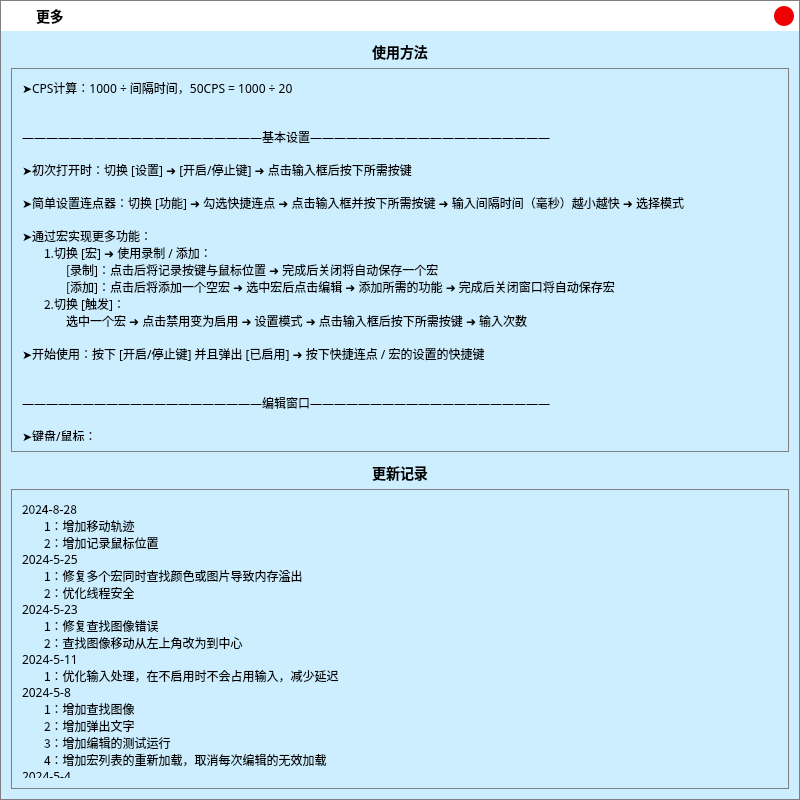
<?xml version="1.0" encoding="UTF-8"?>
<ui version="4.0">
 <class>MoreUiClass</class>
 <widget class="QDialog" name="MoreUiClass">
  <property name="geometry">
   <rect>
    <x>0</x>
    <y>0</y>
    <width>800</width>
    <height>800</height>
   </rect>
  </property>
  <property name="minimumSize">
   <size>
    <width>800</width>
    <height>500</height>
   </size>
  </property>
  <property name="maximumSize">
   <size>
    <width>800</width>
    <height>800</height>
   </size>
  </property>
  <property name="windowTitle">
   <string>更多信息</string>
  </property>
  <property name="windowIcon">
   <iconset resource="../.res/QuickInput.qrc">
    <normaloff>:/icon.png</normaloff>:/icon.png</iconset>
  </property>
  <property name="styleSheet">
   <string notr="true">*{color:black;border:none;outline:none;font-size:12px;font-family:&quot;Microsoft YaHei&quot;}QMainWindow,QDialog{border:1px solid gray}#titleWidget{background-color:white}#titleWidget *{font-size:14px}#titleWidget QPushButton,#titleWidget QCheckBox::indicator{background-color:#CCC;width:20px;height:20px;border-radius:10px}#titleWidget QCheckBox::indicator:checked{image:url(:/checked.png)}#clientWidget{background-color:#CEF}QMenu,#clientWidget QLineEdit,#clientWidget QTextEdit,#clientWidget QKeyEdit,#clientWidget QCheckBox::indicator,#clientWidget QRadioButton::indicator,#clientWidget QHeaderView,#clientWidget QHeaderView::section,#clientWidget QTableWidget,#clientWidget QTableWidget QTableCornerButton::section,#clientWidget QComboBox,#clientWidget QComboBox QAbstractItemView{background-color:white;color:black}#clientWidget QPushButton,#clientWidget QTabBar::tab,#clientWidget QTabBar::tab:first,#clientWidget QTabBar::tab:last{background-color:#ADE;color:black}#clientWidget QCheckBox::indicator,#clientWidget QRadioButton::indicator{width:20px;height:20px}#clientWidget QComboBox{padding-left:3px}QMenu::item:selected,#clientWidget QPushButton:hover,#clientWidget QCheckBox::indicator:hover,#clientWidget QRadioButton::indicator:hover,#clientWidget QTableWidget::item:hover,#clientWidget QTabBar::tab:hover,#clientWidget QTabBar::tab:first:hover,#clientWidget QTabBar::tab:last:hover{background-color:#BEF;color:black}#clientWidget QTableWidget::item:selected{background-color:#CEF;color:black}#clientWidget QTabBar::tab:selected,#clientWidget QTabBar::tab:first:selected,#clientWidget QTabBar::tab:last:selected{background-color:#CEF;color:black}#clientWidget QCheckBox::indicator:checked,#clientWidget QRadioButton::indicator:checked{image:url(:/checked.png)}#clientWidget QPushButton:disabled,#clientWidget QCheckBox:disabled,#clientWidget QRadioButton:disabled{color:gray}#clientWidget #bnWndActive,#clientWidget #bnPos,#clientWidget #bnColorRect,#clientWidget #bnImageRect,#clientWidget #bnImageShot{background-color:white}</string>
  </property>
  <layout class="QVBoxLayout" name="verticalLayout_4">
   <property name="spacing">
    <number>0</number>
   </property>
   <property name="leftMargin">
    <number>1</number>
   </property>
   <property name="topMargin">
    <number>1</number>
   </property>
   <property name="rightMargin">
    <number>1</number>
   </property>
   <property name="bottomMargin">
    <number>1</number>
   </property>
   <item>
    <widget class="QWidget" name="titleWidget" native="true">
     <property name="minimumSize">
      <size>
       <width>0</width>
       <height>30</height>
      </size>
     </property>
     <property name="maximumSize">
      <size>
       <width>16777215</width>
       <height>30</height>
      </size>
     </property>
     <layout class="QHBoxLayout" name="horizontalLayout">
      <property name="spacing">
       <number>10</number>
      </property>
      <property name="leftMargin">
       <number>5</number>
      </property>
      <property name="topMargin">
       <number>5</number>
      </property>
      <property name="rightMargin">
       <number>5</number>
      </property>
      <property name="bottomMargin">
       <number>5</number>
      </property>
      <item>
       <widget class="QLabel" name="lbIcon">
        <property name="sizePolicy">
         <sizepolicy hsizetype="Fixed" vsizetype="Fixed">
          <horstretch>0</horstretch>
          <verstretch>0</verstretch>
         </sizepolicy>
        </property>
        <property name="minimumSize">
         <size>
          <width>20</width>
          <height>20</height>
         </size>
        </property>
        <property name="mouseTracking">
         <bool>true</bool>
        </property>
        <property name="styleSheet">
         <string notr="true">background:none;border-image:url(:/icon.png);</string>
        </property>
        <property name="text">
         <string/>
        </property>
       </widget>
      </item>
      <item>
       <widget class="QLabel" name="lbTitle">
        <property name="sizePolicy">
         <sizepolicy hsizetype="Preferred" vsizetype="Fixed">
          <horstretch>0</horstretch>
          <verstretch>0</verstretch>
         </sizepolicy>
        </property>
        <property name="maximumSize">
         <size>
          <width>16777215</width>
          <height>20</height>
         </size>
        </property>
        <property name="font">
         <font>
          <family>Microsoft YaHei</family>
          <pointsize>-1</pointsize>
          <weight>75</weight>
          <bold>true</bold>
         </font>
        </property>
        <property name="mouseTracking">
         <bool>true</bool>
        </property>
        <property name="styleSheet">
         <string notr="true">background:none;font-family:&quot;Microsoft YaHei&quot;;
font-size:14px;</string>
        </property>
        <property name="text">
         <string>更多</string>
        </property>
       </widget>
      </item>
      <item>
       <spacer name="titleSpacer">
        <property name="orientation">
         <enum>Qt::Horizontal</enum>
        </property>
        <property name="sizeHint" stdset="0">
         <size>
          <width>0</width>
          <height>0</height>
         </size>
        </property>
       </spacer>
      </item>
      <item>
       <widget class="QPushButton" name="bnClose">
        <property name="sizePolicy">
         <sizepolicy hsizetype="Fixed" vsizetype="Fixed">
          <horstretch>30</horstretch>
          <verstretch>20</verstretch>
         </sizepolicy>
        </property>
        <property name="minimumSize">
         <size>
          <width>20</width>
          <height>20</height>
         </size>
        </property>
        <property name="focusPolicy">
         <enum>Qt::ClickFocus</enum>
        </property>
        <property name="toolTip">
         <string>关闭</string>
        </property>
        <property name="styleSheet">
         <string notr="true">QPushButton{background-color:#E00;width:20px;height:20px;border-radius:10px;}
QPushButton:hover{background-color:#C00;}</string>
        </property>
        <property name="text">
         <string/>
        </property>
       </widget>
      </item>
     </layout>
    </widget>
   </item>
   <item>
    <widget class="QWidget" name="clientWidget" native="true">
     <layout class="QVBoxLayout" name="verticalLayout">
      <property name="spacing">
       <number>0</number>
      </property>
      <property name="leftMargin">
       <number>10</number>
      </property>
      <property name="topMargin">
       <number>10</number>
      </property>
      <property name="rightMargin">
       <number>10</number>
      </property>
      <property name="bottomMargin">
       <number>10</number>
      </property>
      <item>
       <widget class="QLabel" name="lbHowUse">
        <property name="sizePolicy">
         <sizepolicy hsizetype="Preferred" vsizetype="Fixed">
          <horstretch>0</horstretch>
          <verstretch>0</verstretch>
         </sizepolicy>
        </property>
        <property name="font">
         <font>
          <family>Microsoft YaHei</family>
          <pointsize>-1</pointsize>
          <weight>75</weight>
          <bold>true</bold>
         </font>
        </property>
        <property name="styleSheet">
         <string notr="true">padding-bottom:5px;font-size:14px;</string>
        </property>
        <property name="text">
         <string>使用方法</string>
        </property>
        <property name="alignment">
         <set>Qt::AlignCenter</set>
        </property>
       </widget>
      </item>
      <item>
       <widget class="QScrollArea" name="saHowUse">
        <property name="sizePolicy">
         <sizepolicy hsizetype="Preferred" vsizetype="Preferred">
          <horstretch>0</horstretch>
          <verstretch>0</verstretch>
         </sizepolicy>
        </property>
        <property name="styleSheet">
         <string notr="true">QScrollArea{background:transparent;border:1px solid gray;padding:10px}</string>
        </property>
        <property name="verticalScrollBarPolicy">
         <enum>Qt::ScrollBarAlwaysOff</enum>
        </property>
        <property name="horizontalScrollBarPolicy">
         <enum>Qt::ScrollBarAlwaysOff</enum>
        </property>
        <property name="widgetResizable">
         <bool>true</bool>
        </property>
        <widget class="QWidget" name="scrollAreaTip">
         <property name="geometry">
          <rect>
           <x>0</x>
           <y>0</y>
           <width>756</width>
           <height>1530</height>
          </rect>
         </property>
         <property name="styleSheet">
          <string notr="true">QWidget{background:transparent}</string>
         </property>
         <layout class="QVBoxLayout" name="verticalLayout_2">
          <property name="spacing">
           <number>0</number>
          </property>
          <property name="leftMargin">
           <number>0</number>
          </property>
          <property name="topMargin">
           <number>0</number>
          </property>
          <property name="rightMargin">
           <number>0</number>
          </property>
          <property name="bottomMargin">
           <number>0</number>
          </property>
          <item>
           <widget class="QLabel" name="lbHowUseText">
            <property name="sizePolicy">
             <sizepolicy hsizetype="Preferred" vsizetype="Preferred">
              <horstretch>0</horstretch>
              <verstretch>0</verstretch>
             </sizepolicy>
            </property>
            <property name="font">
             <font>
              <family>Microsoft YaHei</family>
              <pointsize>-1</pointsize>
              <weight>50</weight>
              <bold>false</bold>
             </font>
            </property>
            <property name="styleSheet">
             <string notr="true"/>
            </property>
            <property name="text">
             <string>➤CPS计算：1000 ÷ 间隔时间，50CPS = 1000 ÷ 20


————————————————————基本设置————————————————————

➤初次打开时：切换 [设置] ➜ [开启/停止键] ➜ 点击输入框后按下所需按键

➤简单设置连点器：切换 [功能] ➜ 勾选快捷连点 ➜ 点击输入框并按下所需按键 ➜ 输入间隔时间（毫秒）越小越快 ➜ 选择模式

➤通过宏实现更多功能：
ㅤㅤ1.切换 [宏] ➜ 使用录制 / 添加：
ㅤㅤㅤㅤ[录制]：点击后将记录按键与鼠标位置 ➜ 完成后关闭将自动保存一个宏
ㅤㅤㅤㅤ[添加]：点击后将添加一个空宏 ➜ 选中宏后点击编辑 ➜ 添加所需的功能 ➜ 完成后关闭窗口将自动保存宏
ㅤㅤ2.切换 [触发]：
ㅤㅤㅤㅤ选中一个宏 ➜ 点击禁用变为启用 ➜ 设置模式 ➜ 点击输入框后按下所需按键 ➜ 输入次数

➤开始使用：按下 [开启/停止键] 并且弹出 [已启用] ➜ 按下快捷连点 / 宏的设置的快捷键


————————————————————编辑窗口————————————————————

➤键盘/鼠标：
ㅤㅤ1.点击输入框并按下一个键盘或鼠标按键
ㅤㅤ2.选择需要的操作，按下，松开，点击

➤鼠标移动：
ㅤㅤ1.在X，Y输入坐标或距离，X是水平方向，Y是垂直方向
ㅤㅤ1.1在随机输入的范围按照X，Y计算，比如10，10，2：结果是8，8 ~ 12，12（如果需要精准点击则不需要输入）
ㅤㅤ2.勾选位置，鼠标指针将会移动到对应的坐标；X，Y的最大值是10000，点击右侧的[+]可以获取坐标
ㅤㅤ3.勾选移动，鼠标指针将会根据上一次的位置移动一段距离；X，Y按照屏幕分辨率来设置移动距离

➤等待：
ㅤㅤ1.在时长输入所需时长，单位毫秒
ㅤㅤ2.根据所需输入随机，随机按照时长计算，比如10，2：结果是8 ~ 12

➤循环：
ㅤㅤ1.输入循环次数
ㅤㅤ2.添加后再点击一下宏项目，点击编辑，方法和外面一致

➤复制文字
ㅤㅤ1.在编辑框输入所需的文本
ㅤㅤ2.执行后文本将复制到剪贴板，通过Ctrl + V的方式粘贴到对应的位置

➤查找颜色：
ㅤㅤ1.点击范围最右侧的[+]，框选需要查找的范围
ㅤㅤ2.点击颜色最右侧的[  ]，选择需要的颜色
ㅤㅤ3.若识别不到则添加误差，误差越大越容易识别成功
ㅤㅤ4.添加后再点击一下宏项目，点击编辑，方法和外面一致

➤查找图像：
ㅤㅤ1.点击范围最右侧的[+]，框选需要查找的范围
ㅤㅤ2.点击截图[+]，截取目标图像，建议左上角位置在目标内
ㅤㅤ3.若识别不到则减少相似，相似越小越容易识别成功
ㅤㅤ4.添加后再点击一下宏项目，点击编辑，方法和外面一致


—————————————————编辑窗口(窗口模式)——————————————————

➤窗口模式可以在后台时控制窗口，但兼容性较差，如果程序不完全通过窗口消息来控制 或 程序需要验证是否处于前台
ㅤ比如部分游戏可以在游戏中用窗口模式，但切换到其他程序没有效果

➤使用方法
ㅤㅤ1.勾选标题栏左侧的 [窗口模式（后台）] 之后点击右侧的+选择窗口
ㅤㅤ2.鼠标位置，颜色范围会根据窗口来定位
ㅤㅤ3.在执行鼠标点击之前需要添加鼠标位置


————————————————————触发模式————————————————————

➤切换：点击触发键执行宏，再次点击触发键停止

➤按下：按下触发键执行宏，直到完成对应次数或松开

➤松开：松开触发键执行宏，直到完成对应次数或按下


————————————————————其他功能————————————————————

➤窗口控制状态：点击 [+] 并根据提示操作，之后当切换到对应窗口才会启用连点（先用开关键启用连点器）

➤显示当前时间：输入一个按键，之后点击会弹出当前时间


————————————————————常见问题————————————————————

➤不能一直循环，或只能运行一次：
ㅤㅤ在宏编辑界面删除 [循环]（此循环不能让整个宏循环），然后在触发里面的次数输入0（此处控制整个宏的次数）

➤设置了按键连点，但结束连点时按键可能是按下的：
ㅤㅤ在宏编辑界面选择 [结束时] ，添加对应按键的松开</string>
            </property>
            <property name="textFormat">
             <enum>Qt::PlainText</enum>
            </property>
            <property name="alignment">
             <set>Qt::AlignLeading|Qt::AlignLeft|Qt::AlignTop</set>
            </property>
           </widget>
          </item>
         </layout>
        </widget>
       </widget>
      </item>
      <item>
       <widget class="QLabel" name="lbLog">
        <property name="sizePolicy">
         <sizepolicy hsizetype="Preferred" vsizetype="Fixed">
          <horstretch>0</horstretch>
          <verstretch>0</verstretch>
         </sizepolicy>
        </property>
        <property name="font">
         <font>
          <family>Microsoft YaHei</family>
          <pointsize>-1</pointsize>
          <weight>75</weight>
          <bold>true</bold>
         </font>
        </property>
        <property name="styleSheet">
         <string notr="true">padding-top:10px;padding-bottom:5px;font-size:14px;</string>
        </property>
        <property name="text">
         <string>更新记录</string>
        </property>
        <property name="alignment">
         <set>Qt::AlignCenter</set>
        </property>
       </widget>
      </item>
      <item>
       <widget class="QScrollArea" name="saLog">
        <property name="sizePolicy">
         <sizepolicy hsizetype="Preferred" vsizetype="Fixed">
          <horstretch>0</horstretch>
          <verstretch>0</verstretch>
         </sizepolicy>
        </property>
        <property name="maximumSize">
         <size>
          <width>16777215</width>
          <height>300</height>
         </size>
        </property>
        <property name="styleSheet">
         <string notr="true">QScrollArea{background:transparent;border:1px solid gray;padding:10px}</string>
        </property>
        <property name="verticalScrollBarPolicy">
         <enum>Qt::ScrollBarAlwaysOff</enum>
        </property>
        <property name="horizontalScrollBarPolicy">
         <enum>Qt::ScrollBarAlwaysOff</enum>
        </property>
        <property name="widgetResizable">
         <bool>true</bool>
        </property>
        <widget class="QWidget" name="scrollAreaLog">
         <property name="geometry">
          <rect>
           <x>0</x>
           <y>0</y>
           <width>756</width>
           <height>2798</height>
          </rect>
         </property>
         <property name="styleSheet">
          <string notr="true">QWidget{background:transparent}</string>
         </property>
         <layout class="QVBoxLayout" name="verticalLayout_3">
          <property name="spacing">
           <number>0</number>
          </property>
          <property name="leftMargin">
           <number>0</number>
          </property>
          <property name="topMargin">
           <number>0</number>
          </property>
          <property name="rightMargin">
           <number>0</number>
          </property>
          <property name="bottomMargin">
           <number>10</number>
          </property>
          <item>
           <widget class="QLabel" name="lbLogText">
            <property name="sizePolicy">
             <sizepolicy hsizetype="Preferred" vsizetype="Preferred">
              <horstretch>0</horstretch>
              <verstretch>0</verstretch>
             </sizepolicy>
            </property>
            <property name="font">
             <font>
              <family>Microsoft YaHei</family>
              <pointsize>-1</pointsize>
              <weight>50</weight>
              <bold>false</bold>
             </font>
            </property>
            <property name="text">
             <string>2024-8-28
ㅤㅤ1：增加移动轨迹
ㅤㅤ2：增加记录鼠标位置
2024-5-25
ㅤㅤ1：修复多个宏同时查找颜色或图片导致内存溢出
ㅤㅤ2：优化线程安全
2024-5-23
ㅤㅤ1：修复查找图像错误
ㅤㅤ2：查找图像移动从左上角改为到中心
2024-5-11
ㅤㅤ1：优化输入处理，在不启用时不会占用输入，减少延迟
2024-5-8
ㅤㅤ1：增加查找图像
ㅤㅤ2：增加弹出文字
ㅤㅤ3：增加编辑的测试运行
ㅤㅤ4：增加宏列表的重新加载，取消每次编辑的无效加载
2024-5-4
ㅤㅤ1：增加恢复鼠标位置
2024-4-29
ㅤㅤ1：增加主题
2024-4-11
ㅤㅤ1：增加编辑列表的右键菜单
2024-4-7
ㅤㅤ1：UI（选框不清楚是否勾选）
ㅤㅤ2：优化性能
2024-3-23
ㅤㅤ1：增加多选，可用于删除和复制
ㅤㅤ2：增加在临时文件夹运行时自动提示安装
2024-3-14
ㅤㅤ1：修复宏列表为空时无法正常录制
ㅤㅤ2：优化窗口模式，可以通过位置自动查找子窗口
2024-3-7
ㅤㅤ1：增加随机循环
2024-3-6
ㅤㅤ1：增加窗口录制时检测目标窗口是否有效
ㅤㅤ2：增加选择窗口时按ESC取消
2024-2-28
ㅤㅤ1：优化触发判断速度
ㅤㅤ2：修改时保留备注
2024-2-22
ㅤㅤ1：增加结束时执行的宏，可用于在宏结束时松开按键，确保每次结束时按键都是松开的
2024-2-8
ㅤㅤ1：增加按键状态判断，可实现用一个按键控制一个按键的长按切换或组合键判断
2024-1-30
ㅤㅤ1：编辑宏使用Ctrl C，Ctrl V可复制粘贴
2024-1-8
ㅤㅤ1：快捷连点附带随机
2024-1-7
ㅤㅤ1：增加窗口输入（后台）模式
2024-1-3
ㅤㅤ1：优化屏蔽触发键，能屏蔽键盘自动重复输入
ㅤㅤ2：增加任务栏右键菜单
2023-12-31
ㅤㅤ1：优化查找颜色速度
2023-12-30
ㅤㅤ1：增加默认启用
ㅤㅤ2：增加默认参数
2023-12-25
ㅤㅤ1：增加鼠标位置和查找颜色的位置预览
ㅤㅤ2：优化内存管理
2023-12-24
ㅤㅤ1：修改json动态分配结构，不兼容以前版本
ㅤㅤ2：增加查找颜色的找到并移动
ㅤㅤ3：宏触发直接点击列表启用或禁用
2023-12-21
ㅤㅤ1：修复创建开机任务（在使用电池时不启动）
ㅤㅤ2：修复移动无法输入负数错误
2023-12-17
ㅤㅤ1：增加导入导出
ㅤㅤ2：增加松开触发
2023-12-14
ㅤㅤ1：增加屏蔽触发键（仅窗口应用有效）
ㅤㅤ2：修复时间过大导致内存溢出
2023-12-11
ㅤㅤ1：优化界面
ㅤㅤ2：修复编辑界面删除宏导致崩溃
2023-12-9
ㅤㅤ1：优化界面
2023-12-8
ㅤㅤ1：优化列表间距
2023-12-5
ㅤㅤ1：增加移动宏功能
ㅤㅤ2：优化宏列表备注
2023-12-2
ㅤㅤ1：增加备注功能
2023-11-30
ㅤㅤ1：修复Ctrl,Alt+数字组合键
ㅤㅤ2：调整界面
2023-11-29
ㅤㅤ1：增加结束和结束循环功能
ㅤㅤ2：修复颜色框选错误
2023-11-25
ㅤㅤ1：增加无限嵌套功能
ㅤㅤ2：增加结束功能
2023-11-24
ㅤㅤ1：增加查找颜色未找到的处理
2023-11-21
ㅤㅤ1：优化列表效率
2023-11-16
ㅤㅤ1：增加随机移动
2023-11-4
ㅤㅤ1：优化列表，UI缩放
2023-11-3
ㅤㅤ1：增加窗口控制状态，详细看使用方法
2023-11-2
ㅤㅤ1：增加自定义窗口放大
2023-10-30
ㅤㅤ1：优化性能，0ms以上的CPU占用更低
2023-10-29
ㅤㅤ1：增加触发的次数，可指定宏的执行次数
ㅤㅤ2：增加编辑的循环，可指定宏的执行次数
2023-10-28
ㅤㅤ1：修复CPS不准确，提高间隔时间的精度，但在16ms以下会增加CPU占用
2023-10-27
ㅤㅤ1：过滤录制的键盘重复按下
ㅤㅤ2：修复单个触发键会被其他键中断
ㅤㅤ3：增加编辑窗口宏列表使用Shift ↑↓移动宏位置，Shift ←删除宏
2023-10-21
ㅤㅤ1：增加录制的开始按钮
2023-10-20
ㅤㅤ1：修复组合触发键的误触发
2023-10-17
ㅤㅤ1：增加启用/停止组合键
ㅤㅤ2：修复颜色识别卡顿
2023-10-16
ㅤㅤ1：增加快捷连点模式
2023-10-14
ㅤㅤ1：增加显示时间开关
2023-10-10
ㅤㅤ1：修复缩放识别位置错误
2023-10-9
ㅤㅤ1：增加组合触发键，可输入两个按键来触发，也可输入一个
2023-10-5
ㅤㅤ1：修复缩放字体显示过大
2023-10-5
ㅤㅤ1：增加范围颜色查找功能
ㅤㅤ2：优化获取颜色，获取坐标
2023-10-5
ㅤㅤ1：修复查找颜色错误
2023-10-4
ㅤㅤ1：增加查找颜色功能，详细看使用方法
ㅤㅤ2：优化列表显示效果
2023-10-3
ㅤㅤ1：增加编辑窗口的修改功能，双击列表的项目即可修改
ㅤㅤ2：增加多开功能，复制程序的文件夹就可以运行多个
2023-10-2
ㅤㅤ1：优化弹窗刷新，从透明度更改时刷新改为仅内容更改时刷新，提高效率
2023-9-30
ㅤㅤ1：使用Qt5.15.2并重新编译为32位程序、
ㅤㅤ2：增加宏触发状态显示，在屏幕的顶部将弹出提示
2023-9-28
ㅤㅤ1：增加显示当前时间功能
2023-9-27
ㅤㅤ1：增加快捷连点的间隔时间功能
ㅤㅤ2：修复快捷点击按键与宏触发键冲突导致程序失效
2023-9-24
ㅤㅤ1：增加随机等待功能，模拟真实点击时的速度差异
ㅤㅤ2：增加获取位置功能，点击获取后再点击目标位置
2023-9-23
ㅤㅤ1：修复按下启用/停止键时按下其他键异常
ㅤㅤ2：增加对滚轮的支持
ㅤㅤ3：发布到bilibili
2023-9-21
ㅤㅤ1：第一个版本</string>
            </property>
            <property name="textFormat">
             <enum>Qt::PlainText</enum>
            </property>
            <property name="alignment">
             <set>Qt::AlignLeading|Qt::AlignLeft|Qt::AlignTop</set>
            </property>
           </widget>
          </item>
         </layout>
        </widget>
       </widget>
      </item>
     </layout>
    </widget>
   </item>
  </layout>
 </widget>
 <resources>
  <include location="../.res/QuickInput.qrc"/>
 </resources>
 <connections/>
</ui>
